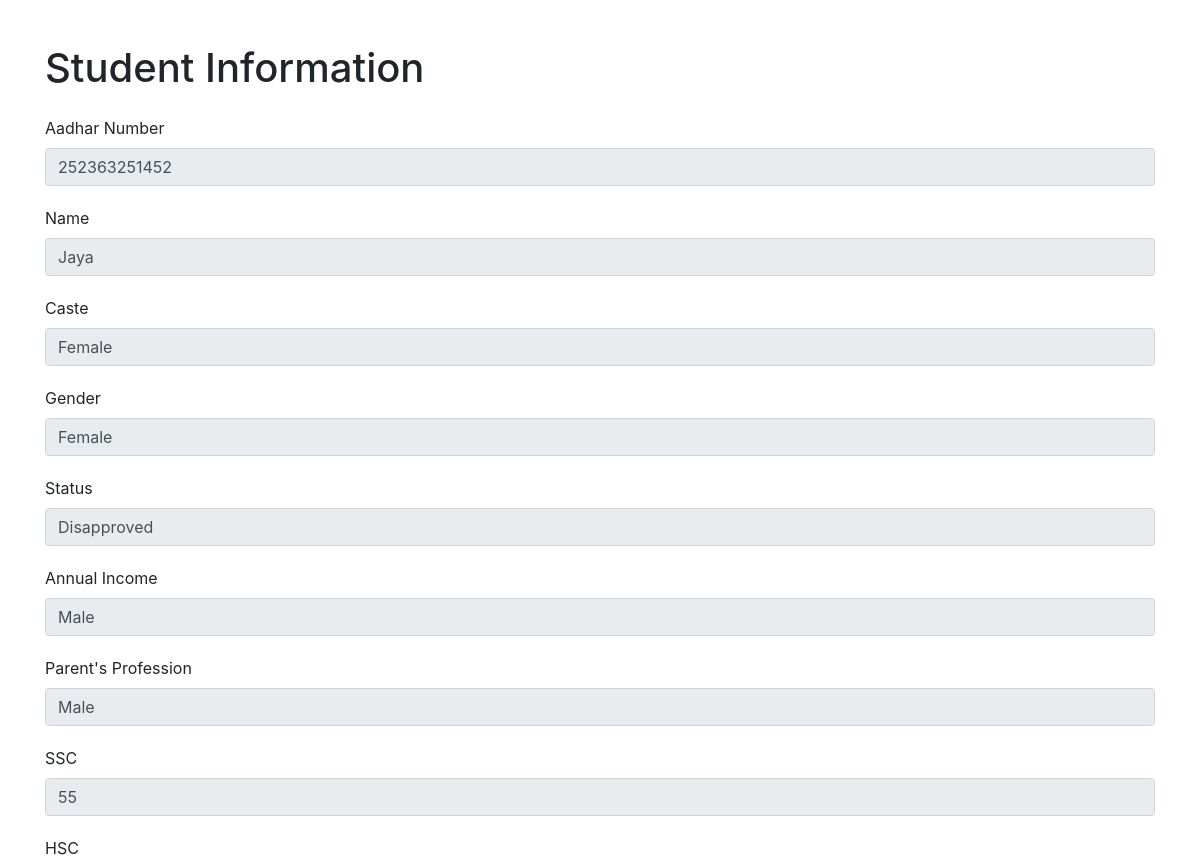
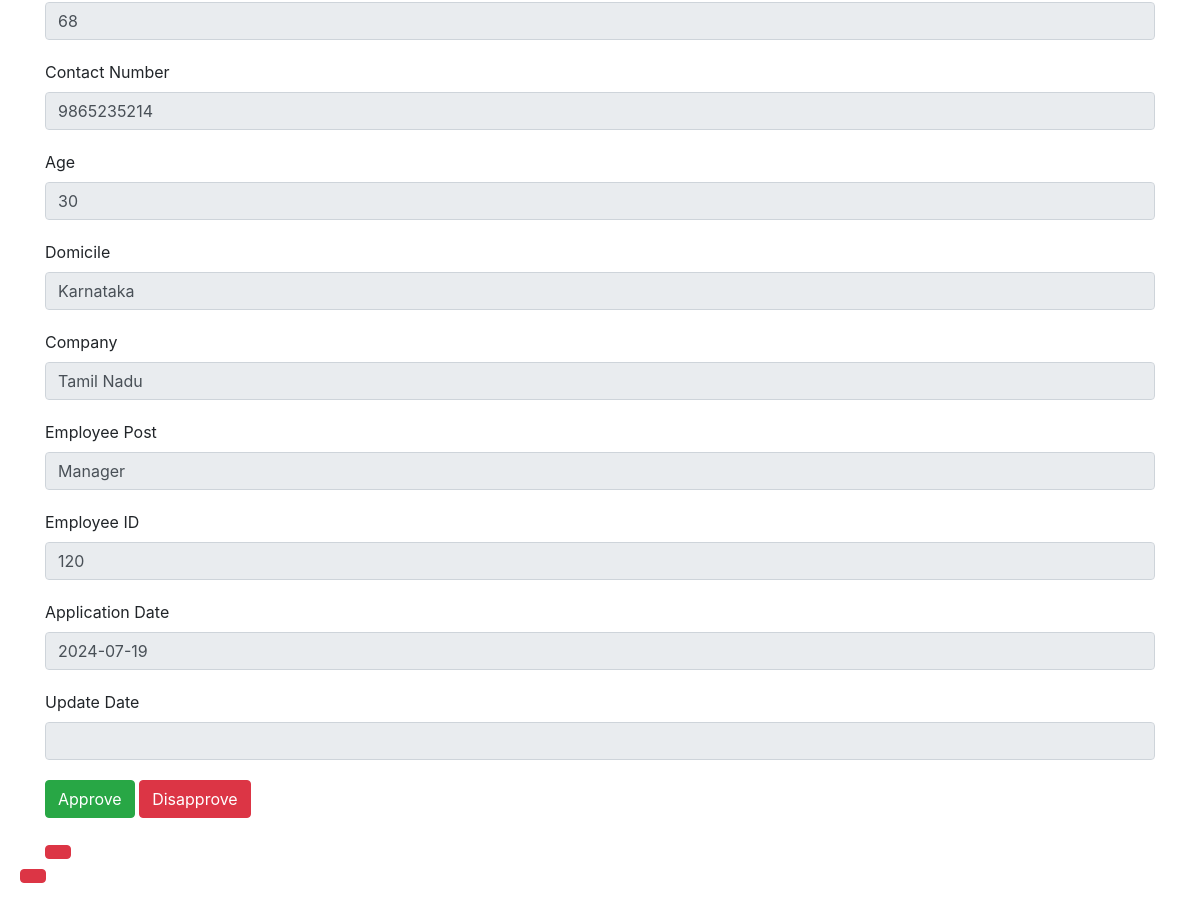
/view/252363251452, run on the app's committed database (2 pictures, top to bottom).
### model.py (models this page shows, shortened)
class StudentInfo(db.Model):
    aadhar = db.Column(db.String(12) , nullable = False ,primary_key = True)
    name = db.Column(db.String(80), nullable = False)
    caste = db.Column(db.String(80), nullable = False)
    gender = db.Column(db.String(11), nullable = False)
    status = db.Column(db.String(10), default="pending", nullable = False)
    annual_income = db.Column(db.String(100), nullable = False)
    parent_profession = db.Column(db.String(100), nullable = False)
    ssc = db.Column(db.String(5), nullable = False)
    hsc = db.Column(db.String(5), nullable = False)
    contact_no = db.Column(db.String(10), nullable = False)
    age = db.Column(db.String(2), nullable = False)
    domicile = db.Column(db.String(300), nullable = False)
    company = db.Column(db.String(300), nullable = False)
    emp_post = db.Column(db.String(300), nullable = False)
    employee_id = db.Column(db.String(3), nullable = False)
    application_date = db.Column(db.Date, default = datetime.now(), nullable = False)
    update_date = db.Column(db.Date)

### app.py (the view)
@app.route("/view/<string:aadhar>", methods=["GET"])
def fetch_form(aadhar):
    student = StudentInfo.query.filter_by(aadhar=aadhar).first()
    if student:
        return render_template("view_form.html", student=student)
    else:
        return "Student not found", 404

### templates/view_form.html (shortened to what this page needs)
<!DOCTYPE html>
<html lang="en">
<head>
    <link rel="stylesheet" href="https://stackpath.bootstrapcdn.com/bootstrap/4.5.2/css/bootstrap.min.css">
</head>
<body>
    <div class="container">
        <h1 class="mt-4 mb-4">Student Information</h1>
        <form method="POST">
            <div class="form-group">
                <label for="aadhar">Aadhar Number</label>
                <input type="text" id="aadhar" class="form-control" value="{{ student.aadhar }}" readonly>
            </div>
            <div class="form-group">
                <label for="name">Name</label>
                <input type="text" id="name" class="form-control" value="{{ student.name }}" readonly>
            </div>
            <div class="form-group">
                <label for="caste">Caste</label>
                <input type="text" id="caste" class="form-control" value="{{ student.caste }}" readonly>
            </div>
            <div class="form-group">
                <label for="gender">Gender</label>
                <input type="text" id="gender" class="form-control" value="{{ student.gender }}" readonly>
            </div>
            <div class="form-group">
                <label for="status">Status</label>
                <input type="text" id="status" class="form-control" value="{{ student.status }}" readonly>
            </div>
            <div class="form-group">
                <label for="annual_income">Annual Income</label>
                <input type="text" id="annual_income" class="form-control" value="{{ student.annual_income }}" readonly>
            </div>
            <div class="form-group">
                <label for="parent_profession">Parent's Profession</label>
                <input type="text" id="parent_profession" class="form-control" value="{{ student.parent_profession }}" readonly>
            </div>
            <div class="form-group">
                <label for="ssc">SSC</label>
                <input type="text" id="ssc" class="form-control" value="{{ student.ssc }}" readonly>
            </div>
            <div class="form-group">
                <label for="hsc">HSC</label>
                <input type="text" id="hsc" class="form-control" value="{{ student.hsc }}" readonly>
            </div>
            <div class="form-group">
                <label for="contact_no">Contact Number</label>
                <input type="text" id="contact_no" class="form-control" value="{{ student.contact_no }}" readonly>
            </div>
            <div class="form-group">
                <label for="age">Age</label>
                <input type="text" id="age" class="form-control" value="{{ student.age }}" readonly>
            </div>
            <div class="form-group">
                <label for="domicile">Domicile</label>
                <input type="text" id="domicile" class="form-control" value="{{ student.domicile }}" readonly>
            </div>
            <div class="form-group">
                <label for="company">Company</label>
                <input type="text" id="company" class="form-control" value="{{ student.company }}" readonly>
            </div>
            <div class="form-group">
                <label for="emp_post">Employee Post</label>
                <input type="text" id="emp_post" class="form-control" value="{{ student.emp_post }}" readonly>
            </div>
            <div class="form-group">
                <label for="employee_id">Employee ID</label>
                <input type="text" id="employee_id" class="form-control" value="{{ student.employee_id }}" readonly>
            </div>
            <div class="form-group">
                <label for="application_date">Application Date</label>
                <input type="text" id="application_date" class="form-control" value="{{ student.application_date.strftime('%Y-%m-%d') }}" readonly>
            </div>
            <div class="form-group">
                <label for="update_date">Update Date</label>
                <input type="text" id="update_date" class="form-control" value="{{ student.update_date.strftime('%Y-%m-%d') if student.update_date else '' }}" readonly>
            </div>
            <div class="form-group">
                <a class="btn btn-success" href="/approve/{{ student.aadhar }}">Approve</a>
                <a class="btn btn-danger" href="/disapprove/{{ student.aadhar }}">Disapprove</button>
            </div>
        </form>
    </div>
</body>
</html>

### templates/view_form.html (style rules this page uses)
body { padding: 20px; }
.form-group { margin-bottom: 20px; }

### data on the page
StudentInfo: aadhar "252363251452", name "Jaya", caste "Female", gender "Female", status "Disapproved", annual_income "Male", parent_profession "Male", ssc "55", hsc "68", contact_no "9865235214", age "30", domicile "Karnataka", company "Tamil Nadu", emp_post "Manager", employee_id "120", application_date "2024-07-19"
